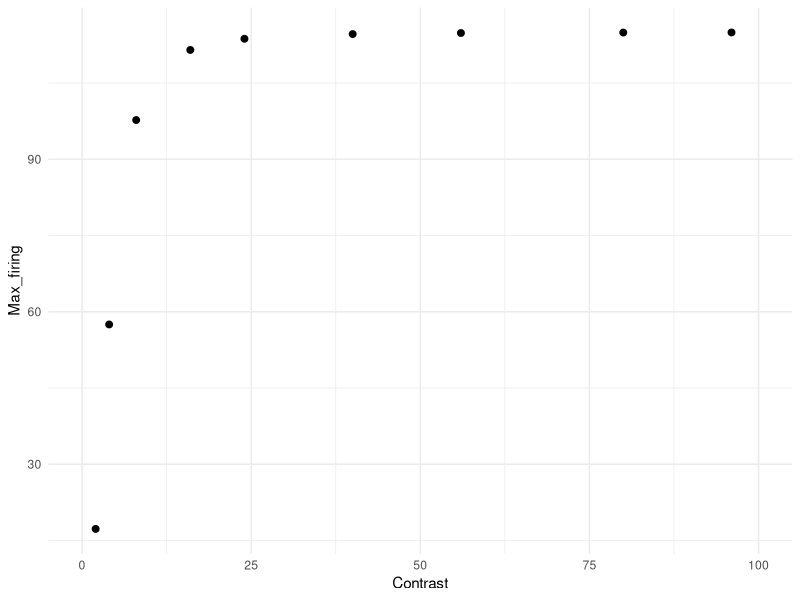
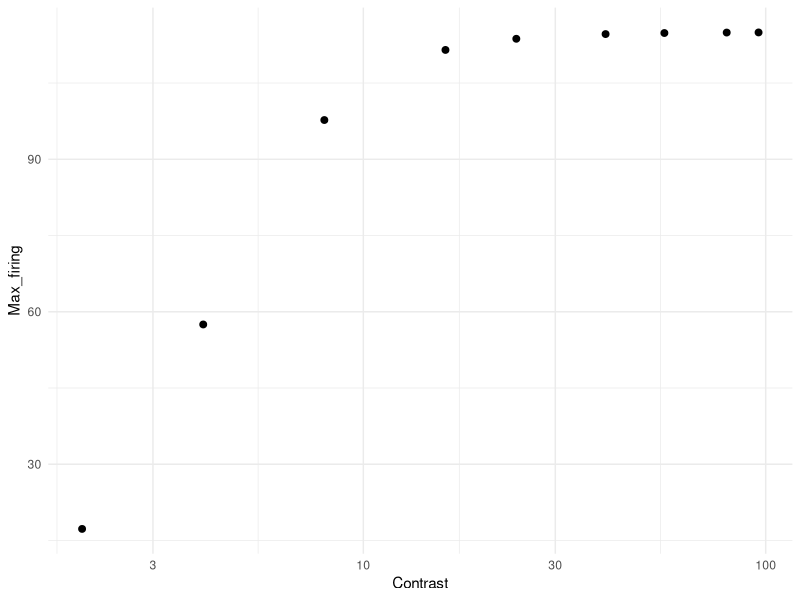

The R script that drew these images, in order: (Note: this script raises an error after producing the figures.)
# Simulation based on Albrecht & Hamilton (1982, fig. 1A)

library(tidyverse)
library(doParallel)
library(foreach)

Contrast <- c(2, 4, 8, 16, 24, 40, 56, 80, 96)
Rmax <- 115 # fixed at 115 for comparability
C50 <- 4.0
n   <- 2.5

Max_firing <- Rmax * Contrast^n / (Contrast^n + C50^n)
df_ah <- data.frame(Contrast, Max_firing)

g1 <- ggplot(df_ah, aes(x = Contrast, y = Max_firing)) +
  geom_point(size = 2) +
  coord_cartesian(xlim = c(0, 100)) +
  theme_minimal()
g1            

g2 <- ggplot(df_ah, aes(x = Contrast, y = Max_firing)) +
  geom_point(size = 2) +
  scale_x_log10() +
  theme_minimal()
g2 

### Simulation ###
cl <- makeCluster(parallel::detectCores() - 1)
registerDoParallel(cl)

n_neurons <- 180                                               # Number of neurons in the population
orientations <- seq(1, 180, by = 1)                            # Possible orientations (0 to 359 degrees)
preferred_orientations <-  seq(1, 180, length.out = n_neurons) # Preferred orientation of each neuron
max_firing_seq <- df_ah$Max_firing                             # Maximum firing rate of each neuron
contrast <-       df_ah$Contrast
tuning_width    <- 20                                          # Tuning width (standard deviation) of each neuron's response curve
n_trials <- 10000

all_results <- list()

for (max_firing_rate in max_firing_seq) {
  
  cat("Running max firing rate =", max_firing_rate, "\n")
  
  tuning_curves <- matrix(0, nrow = n_neurons, ncol = length(orientations))
  
  for (i in 1:n_neurons) {
    tuning_curves[i, ] <- max_firing_rate * exp(
      -0.5 * (
        pmin(abs(orientations - preferred_orientations[i]),
             180 - abs(orientations - preferred_orientations[i]))^2
      ) / tuning_width^2
    )
  }
  
  # ---- 90 ----
  responses_90 <- foreach(
    i = 1:n_trials,
    .combine = rbind,
    .packages = "stats"
  ) %dopar% {
    
    input_90 <- rnorm(n_trials, 90, 0)
    idx <- round(input_90[i]) + 1
    idx <- pmin(pmax(idx, 1), 180)
    
    mu <- tuning_curves[, idx]
    mu[mu == 0] <- 1e-8
    
    resp <- rnbinom(n_neurons, size = 1000000, mu = mu)
    
    cbind(resp,
          neuron = seq_len(n_neurons),
          stim = 90,
          trial = i,
          maxFR = max_firing_rate)
  }
  
  # ---- 91 ----
  responses_91 <- foreach(
    i = 1:n_trials,
    .combine = rbind,
    .packages = "stats"
  ) %dopar% {
    
    input_91 <- rnorm(n_trials, 91, 0)
    idx <- round(input_91[i]) + 1
    idx <- pmin(pmax(idx, 1), 180)
    
    mu <- tuning_curves[, idx]
    mu[mu == 0] <- 1e-8
    
    resp <- rnbinom(n_neurons, size = 1000000, mu = mu)
    
    cbind(resp,
          neuron = seq_len(n_neurons),
          stim = 91,
          trial = i,
          maxFR = max_firing_rate)
  }
  
  df_tmp <- as.data.frame(rbind(responses_90, responses_91))
  colnames(df_tmp) <- c("Spikes", "Neuron", "Stimulus", "Trial", "Contrast")
  
  all_results[[as.character(max_firing_rate)]] <- df_tmp
}

df <- do.call(rbind, all_results)
df$Contrast <- contrast[match(df$Contrast, max_firing_seq)]

### Visualization ###
df %>%
  group_by(Stimulus, Contrast, Trial) %>%
  summarise(Sum_spikes = sum(Spikes), .groups = "drop") -> df_sum

g3 <- ggplot(df_sum, aes(x = Sum_spikes, color = factor(Contrast))) +
  geom_density(alpha = 0.2, linewidth = 1) +
  theme_classic() +
  labs(
    x = "Sum of spikes",
    y = "Density",
    color = "Contrast",
    fill =  "Contrast"
  )
g3

df_sum %>%
  group_by(Contrast) %>%
  summarise(Mean_sum_spikes = mean(Sum_spikes),
            SD_sum_spikes = sd(Sum_spikes), .groups = "drop") -> df_summary

df_summary %>%
  ggplot(aes(x = Contrast, y = Mean_sum_spikes)) +
  geom_point(size = 2) +
  coord_cartesian(xlim = c(0, 100)) +
  theme_minimal() -> g4
g4

df_summary %>%
  ggplot(aes(x = Contrast, y = Mean_sum_spikes)) +
  geom_point(size = 2) +
  scale_x_log10() +
  scale_y_log10() +
  theme_minimal() -> g5
g5

df_summary %>%
  ggplot(aes(x = Contrast, y = SD_sum_spikes)) +
  geom_point(size = 2) +
  coord_cartesian(xlim = c(0, 100)) +
  theme_minimal() -> g6
g6

df_summary %>%
  ggplot(aes(x = Contrast, y = SD_sum_spikes)) +
  geom_point(size = 2) +
  scale_x_log10() +
  theme_minimal() -> g7
g7

df %>%
  filter(Neuron %in% c(90, 91)) %>%
  pivot_wider(names_from = Neuron, values_from = Spikes) %>%
  ggplot(aes(x = `90`, y = `91`, color = factor(Stimulus))) +
  geom_point(size = 2, alpha = 0.2) +
  labs(x = "Neuron 90", y = "Neuron 91") +
  coord_cartesian(xlim = c(0, 100), ylim = c(0, 100)) +
  theme_minimal() +
  facet_wrap(. ~ Contrast) -> g8
# g8

# sanity check for fano factor 
df %>%
  group_by(Contrast, Stimulus, Neuron) %>%
  summarise(
    mean_spikes = mean(Spikes),
    var_spikes  = var(Spikes),
    fano = var_spikes / mean_spikes,
    .groups = "drop"
  ) %>%
  filter(mean_spikes > 0) %>%
  group_by(Contrast, Stimulus) %>%
  summarise(
    mean_mean_spikes = mean(mean_spikes, na.rm = TRUE),
    mean_var_spikes = mean(var_spikes),
    mean_fano = mean(fano, na.rm = TRUE), # average across neurons
    sd_fano   = sd(fano, na.rm = TRUE),   # sd across neurons
    .groups = "drop")

### Linear Fisher information ###
df_wide <- df %>%
  pivot_wider(
    id_cols = c(Trial, Contrast, Stimulus),
    names_from = Neuron,
    values_from = Spikes)

df_wide$Stimulus_bin <- ifelse(df_wide$Stimulus == 90, 1, 0)

compute_lfi <- function(data, lambda = 1e-6) {
  
  neurons <- grep("^[0-9]+$", colnames(data), value = TRUE)  
  
  data0 <- data[data$Stimulus_bin == 0, neurons]
  data1 <- data[data$Stimulus_bin == 1, neurons]
  
  mu0 <- colMeans(data0)
  mu1 <- colMeans(data1)
  
  df <- mu1 - mu0
  
  Sigma0 <- cov(data0)
  Sigma1 <- cov(data1)
  Sigma  <- (Sigma0 + Sigma1) / 2
  
  p <- length(neurons)              # 逆行列を安定化させる処理 (ニューロン間の相関を少し弱める)
  Sigma <- Sigma + lambda * diag(p) # Ridge正則化, Tikhonov regularization (小さい固有値を持ち上げる)
  
  I <- as.numeric(t(df) %*% solve(Sigma) %*% df) # LFI
  I_per_neuron <- I / p
  
  return(I_per_neuron)
}

maxFR_values <- sort(unique(df_wide$Contrast))

lfi_results <- data.frame(
  Contrast = numeric(),
  LFI_per_neuron = numeric()
)

for (maxFR in maxFR_values) {
  df_sub <- df_wide[df_wide$Contrast == maxFR, ]
  lfi_value <- compute_lfi(df_sub)
  lfi_results <- rbind(lfi_results,
                       data.frame(Contrast = maxFR,
                                  LFI_per_neuron = lfi_value))
}

lfi_results$Contrast <- contrast
print(lfi_results)

lfi_results %>%
  ggplot(aes(x = Contrast, y = LFI_per_neuron)) +
  geom_point(size = 2) +
  coord_cartesian(xlim = c(0, 100)) +
  theme_minimal() -> g9
g9

### Decoding with logistic regression ###
run_logistic_cv_parallel <- function(data, k = 5, ncores = detectCores() - 1) {
  
  predictors <- grep("^[0-9]+$", colnames(data), value = TRUE)  
  n <- nrow(data)
  
  set.seed(123)
  folds <- sample(rep(1:k, length.out = n))
  
  cl <- makeCluster(ncores)
  registerDoParallel(cl)
  
  acc <- foreach(i = 1:k, .combine = c) %dopar% {
    
    train <- data[folds != i, ]
    test  <- data[folds == i, ]
    
    model <- glm(
      Stimulus_bin ~ .,
      data = train[, c("Stimulus_bin", predictors)],
      family = binomial
    )
    
    prob <- predict(model, newdata = test, type = "response")
    pred <- ifelse(prob > 0.5, 1, 0)
    
    mean(pred == test$Stimulus_bin)
  }
  
  stopCluster(cl)
  
  mean(acc)
}

decoding_results <- data.frame(
  Contrast = numeric(),
  Decoding_accuracy = numeric()
)

for (maxFR in maxFR_values) {
  df_sub <- df_wide[df_wide$Contrast == maxFR, ]
  accuracy <- run_logistic_cv_parallel(df_sub, k = 5, ncores = detectCores() - 1)
  decoding_results <- rbind(decoding_results,
                            data.frame(Contrast = maxFR,
                                       Decoding_accuracy = accuracy))
}

decoding_results <- mutate(decoding_results, D_prime = qnorm(Decoding_accuracy) - qnorm(1 - Decoding_accuracy),
                           Contrast = contrast)
decoding_results

decoding_results %>%
  ggplot(aes(x = Contrast, y = D_prime)) +
  geom_point(size = 2) +
  coord_cartesian(xlim = c(0, 100)) +
  theme_minimal() -> g10
g10

decoding_results %>%
  ggplot(aes(x = Contrast, y = D_prime)) +
  geom_point(size = 2) +
  scale_x_log10() +
  theme_minimal() -> g11
g11

g <- cowplot::plot_grid(g1, g2, g10, g11, g4, g5, nrow = 3)
ggsave("fig_1a.png", g, width = 4, height = 5.6, dpi = 300)
